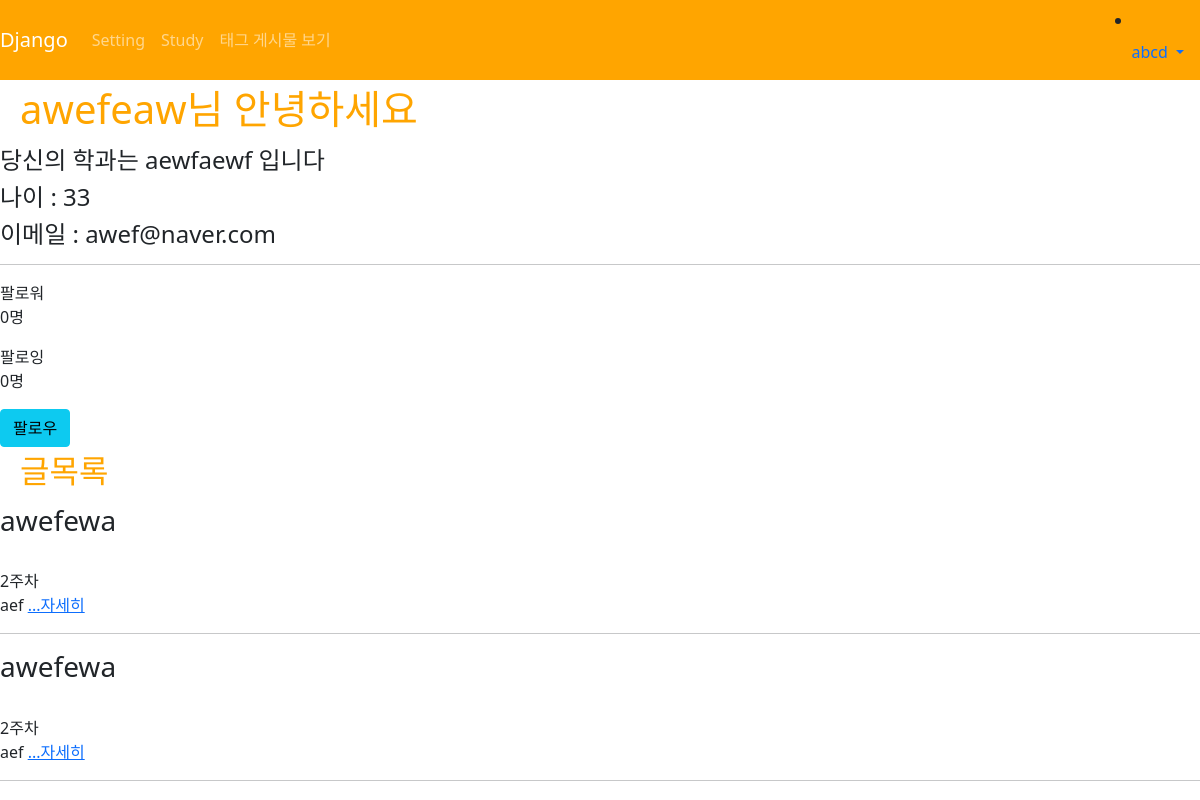
Screenshot of /users/mypage/5 with the database file from the repository.
### accounts/models.py (models this page shows)
class Profile(models.Model):
    user = models.OneToOneField(User, on_delete=models.CASCADE)
    nickname = models.TextField(max_length=10)
    department = models.TextField(null=True, max_length=30)
    age = models.IntegerField(default=0)
    email = models.EmailField()
    followings = models.ManyToManyField("self", related_name="followers", symmetrical=False, blank=True)

### main/models.py (models this page shows, shortened)
class Post(models.Model):
    title = models.CharField(max_length=200)
    week = models.IntegerField(default=0)
    pub_date = models.DateTimeField()
    body = models.TextField()
    feel = models.TextField()
    image = models.ImageField(upload_to="post/", blank=True, null=True)
    author = models.ForeignKey(User, on_delete=models.CASCADE)
    tags = models.ManyToManyField(Tag, related_name='posts', blank=True)
    like = models.ManyToManyField(User, related_name='likes', blank=True)
    like_count = models.PositiveBigIntegerField(default=0)
    def summary(self):
        return self.body[:30]

### users/views.py (the view)
# urls.py: path('mypage/<int:id>', mypage, name="mypage"),
def mypage(request, id):
    user = get_object_or_404(User, pk=id)
    context = {
        'user':user,
        'posts':Post.objects.filter(author=user),
        'followings':user.profile.followings.all(),
        'followers':user.profile.followers.all(),
    }
    return render(request, 'users/mypage.html', context)

### users/templates/users/mypage.html (shortened to what this page needs)
{%extends 'base.html'%}
{%load static%}
{%block content%}
<h1>{{user.profile.nickname}}님 안녕하세요</h1>
<h4>당신의 학과는 {{user.profile.department}} 입니다</h4>
<h4>나이 : {{user.profile.age}}</h4>
<h4>이메일 : {{user.profile.email}}</h4>
<hr>
<p>팔로워<br>{{user.profile.followers.count}}명</p>
<p>팔로잉<br>{{user.profile.followings.count}}명</p>
{%if request.user != user%}
{%if request.user.profile in user.profile.followers.all%}
<a href="{%url 'users:follow' user.id%}"><button type="button" class="btn btn-outline-info">언팔로우</button></a>
{%else%}
<a href="{%url 'users:follow' user.id%}"><button type="button" class="btn btn-info">팔로우</button></a>
{%endif%}
{%endif%}
<h2>글목록</h2>
<div>
    {% for post in posts %}
    {%if user == post.author%}
    <div>
        <h3>{{post.title}}</h3>
        {{post.writer}}<br>
        {{post.week}}주차<br>
        {{post.summary}}
        <a href="{%url 'main:detail' post.id%}">...자세히</a>
        <hr>
    </div>
    {%endif%}
    {%endfor%}
</div>
{%endblock%}

### likelion_11th/templates/shared/_navbar.html (shortened to what this page needs)
<nav class="navbar navbar-expand-lg navbar-dark" style="background-color: #ffa500;">
    <a class="navbar-brand" href="{% url 'main:mainpage' %}">Django</a>
    <div class="collapse navbar-collapse" id="navbarNav">
      <ul class="navbar-nav">
        <li class="nav-item">
          <a class="nav-link" href="{% url 'main:setting' %}">Setting</a>
        </li>
        <li class="nav-item">
          <a class="nav-link" href="{% url 'main:study' %}">Study</a>
        </li>
        <li class="nav-item">
          <a class="nav-link" href="{% url 'main:tag_list' %}">태그 게시물 보기</a>
        </li>
      </ul>
    </div>
    <div>
      <li class="nav-item dropdown">
        {% if user.is_authenticated %}
        <a class="nav-link dropdown-toggle" href="#" id="navbarDropdown" role="button" data-bs-toggle="dropdown" aria-expanded="false">
         {{user.username}}
        </a>
        {% endif %}
      </li>
    </div>
</nav>

### likelion_11th/static/css/project.css (style rules this page uses)
h1, h2 { color : #ffa500; font-size : 80px; font-weight : bold; padding : 5px 20px 5px 20px; }

### rows the page displays
Post: title "awefewa", week "2", summary "aef"
Post: title "awefewa", week "2", summary "aef"

### other values shown
{{ user.username }} "abcd"
{{ user.profile.nickname }} "awefeaw"
{{ user.profile.department }} "aewfaewf"
{{ user.profile.age }} "33"
{{ user.profile.email }} "awef@naver.com"
{{ user.profile.followers.count }} "0"
{{ user.profile.followings.count }} "0"
